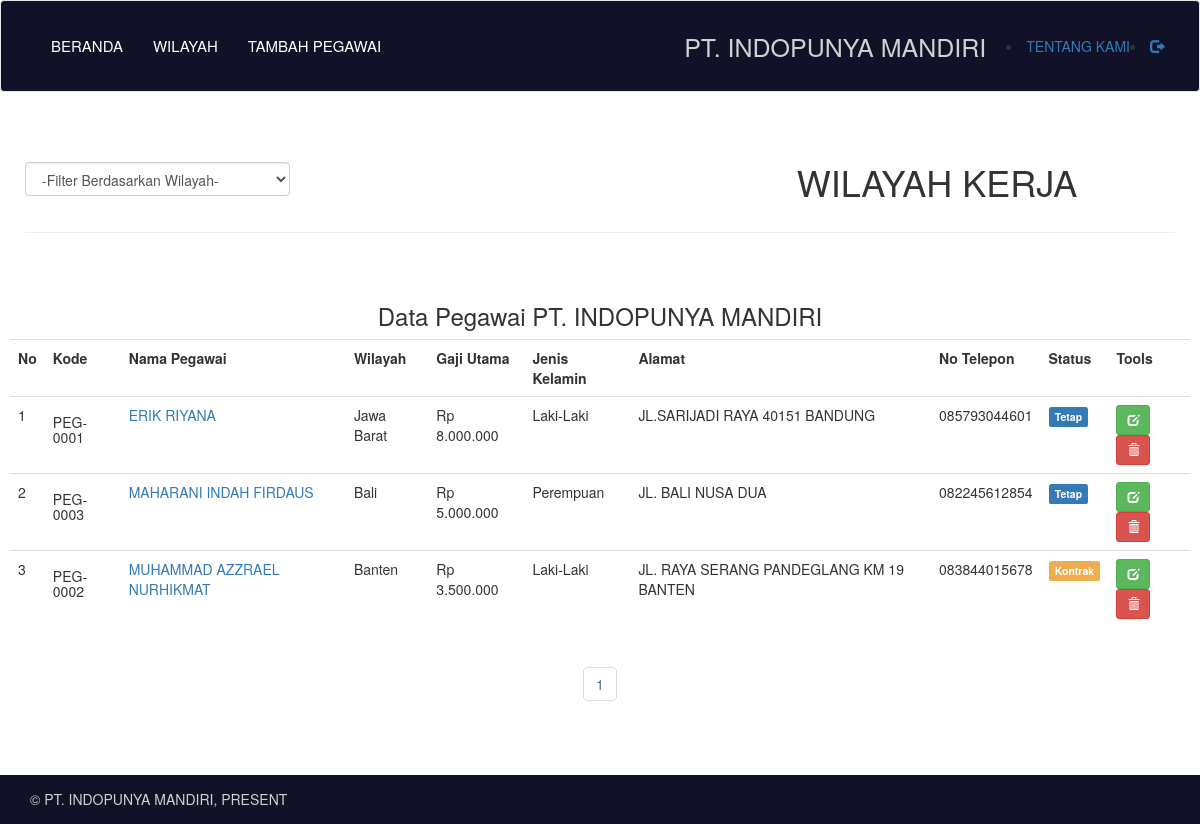
/admin_template/Wilayah.php, run on the app's committed database.
### tables this page shows
CREATE TABLE `data_karyawan` (
  `kode` varchar(10) NOT NULL,
  `nama` varchar(50) NOT NULL,
  `gambar` varchar(255) NOT NULL,
  `alamat` varchar(100) NOT NULL,
  `gaji` int(50) NOT NULL,
  `wilayah` varchar(100) NOT NULL,
  `sex` varchar(20) NOT NULL,
  `status` varchar(20) NOT NULL,
  `no_telp` varchar(20) NOT NULL
);

### admin_template/function/karyawan.php (called while the page is built, shortened)
<?php
function tampil_urut(){
	$query = "SELECT * FROM data_karyawan ORDER BY nama ASC";
	return result($query);
}
function result($query){
	global $link;
	if ($result = mysqli_query($link, $query) or die('gagal menampilkan data')) {
		return $result;
	}
}
 ?>

### admin_template/Wilayah.php (the view, shortened to what this page needs)
<?php
require_once "core/init.php";
require_once "view/header.php";
function rupiah($nilai, $pecahan = 0) {
    return number_format($nilai, $pecahan, ',', '.');
}
 ?>
    <div class="container-fluid" style="margin:50px 10px 50px 10px;">
        <div class="row">
            <div class="col-md-3">
                <form method="get">
                    <div class="form-group">
                        <br>
                        <select name="filter" onchange="form.submit()" class="form-control">
              <option value="0">-Filter Berdasarkan Wilayah-</option>
              <?php $filter = (isset($_GET['filter']) ? strtolower($_GET['filter']) : NULL);  ?>
           </select>
                    </div>
                </form>
            </div>
            <div class=" col-md-offset-8">
                <h1>WILAYAH KERJA</h1>
            </div>
        </div>
        <hr>
        <div class="row" style="margin-top:50px;">
            <h3 class="text-center">Data Pegawai PT. INDOPUNYA MANDIRI</h3>
        </div>
        <div class="row">
            <div class="table-responsive">
                <table class="table table-stripped table-hover">
                    <tr>
                        <th>No</th>
                        <th>Kode</th>
                        <th>Nama Pegawai</th>
                        <th>Wilayah</th>
                        <th>Gaji Utama</th>
                        <th>Jenis Kelamin</th>
                        <th>Alamat</th>
                        <th>No Telepon</th>
                        <th>Status</th>
                        <th>Tools</th>
                    </tr>
                    <?php
          if ($filter) {
            $sql = tampil_wilayah($filter);
          } else {
            $halaman = 10;
            $page = isset($_GET["halaman"]) ? (int)$_GET["halaman"] : 1;
            $mulai = ($page>1) ? ($page * $halaman) - $halaman : 0;
            $result = tampil_urut();
            $total = mysqli_num_rows($result);
            $pages = ceil($total/$halaman);
            $sql = mysqli_query($link,"SELECT * FROM data_karyawan ORDER BY nama ASC LIMIT $mulai, $halaman")or die(mysql_error);
          }
          $no = $mulai + 1;
          while ($row = mysqli_fetch_assoc($sql)) :?>
                        <tr>
                            <td>
                                <?= $no; ?>
                            </td>
                            <td>
                                <h5>
                                    <?= $row['kode']; ?>
                                </h5>
                            </td>
                            <td>
                                <a href="detail.php?kode=<?= $row['kode']; ?>">
                                    <?= $row['nama'];  ?>
                                </a>
                            </td>
                            <td>
                                <?= $row['wilayah']; ?>
                            </td>
                            <td>Rp
                                <?= rupiah($row['gaji']); ?>
                            </td>
                            <td>
                                <?= $row['sex']; ?>
                            </td>
                            <td>
                                <?= $row['alamat']; ?>
                            </td>
                            <td>
                                <?= $row['no_telp']; ?>
                            </td>
                            <td>
                                <?php
              if($row['status'] == 'Tetap'){
                echo '<span class="label label-primary">Tetap</span>';
              }
              else if ($row['status'] == 'Kontrak' ){
                echo '<span class="label label-warning">Kontrak</span>';
              }
               ?>
                            </td>
                            <td><a class="btn btn-success btn-sm" href="edit.php?kode=<?= $row['kode']; ?>"><span class="glyphicon glyphicon-edit" aria-hidden="true"></span></a>
                                <a class="btn btn-danger btn-sm" onclick="return confirm('Yakin akan menghapus data ini?')" href="hapus.php?kode=<?= $row['kode']; ?>"><span class="glyphicon glyphicon-trash" aria-hidden="true"></span></a>
                            </td>
                        </tr>
                        <?php
          $no++;
          endwhile; ?>
                </table>
            </div>
            <div class="text-center">
                <ul class="pagination">
                    <?php for ($i=1; $i<=$pages ; $i++){ ?>
                    <li>
                        <a href="?halaman=<?php echo $i; ?>">
                            <?php echo $i; ?>
                        </a>
                    </li>
                    <?php } ?>
                </ul>
            </div>
        </div>
    </div>
    <?php
 require_once "view/footer.php";
  ?>

### admin_template/view/header.php (shortened to what this page needs)
<!DOCTYPE html>
<html lang="en" dir="ltr">
<head>
    <link href="css/bootstrap.min.css" rel="stylesheet">
    <link type="text/css" rel="stylesheet" href="view/style.css">
</head>
<body>
    <nav class="navbar navbar-default">
        <div class="container-fluid">
            <div class="navbar-header navbar-right">
                <table>
                    <tr>
                        <td><a class="navbar-brand" href="#">PT. INDOPUNYA MANDIRI</a></td>
                        <td><li><a href="about.php">TENTANG KAMI</a></li></td>
                        <td><li><a href="logout.php" onclick="return confirm('Yakin akan keluar dari halaman web?')"><span class="glyphicon glyphicon-log-out" aria-hidden="true"></span></a></li></td>
                    </tr>
                </table>
            </div>
            <ul class="nav navbar-nav navbar-left">
                <li><a href="index.php">BERANDA</a></li>
                <li><a href="wilayah.php">WILAYAH</a></li>
                <li><a href="tambah.php">TAMBAH PEGAWAI</a></li>
            </ul>
        </div>
    </nav>
</body>
</html>

### admin_template/view/footer.php (shortened to what this page needs)
<!DOCTYPE html>
<html lang="en" dir="ltr">
  <head>
    <link href="css/bootstrap.min.css" rel="stylesheet">
    <link type="text/css" rel="stylesheet" href="view/style.css">
  </head>
  <body>
    <div class="footer-bottom">
    	<div class="container">
    		<div class="row">
    			<div class="col-xs-12 col-sm-6 col-md-6 col-lg-6">
    				<div class="copyright">
    					<h5 style="color: #D1D1D1;">© PT. INDOPUNYA MANDIRI, PRESENT </h5>
    				</div>
    			</div>
    		</div>
  	</div>
    </div>
  </body>
</html>

### admin_template/view/style.css (style rules this page uses)
.footer-bottom { background-color: #111128; min-height: 30px; width: 100%; }
.copyright { color: #6a8ecc; line-height: 30px; min-height: 30px; padding: 7px 0; }
.navbar-default { padding: 20px; background-color: #111128; width: 100%; }
.navbar-default .navbar-nav > li > a { color: white; font-size: 15px; }
.navbar-default .navbar-header .navbar-brand { color: #D1D1D1; font-size: 25px; margin-left: 5px; margin-right: 5px; }

### data on the page
data_karyawan: kode "PEG-0001", nama "ERIK RIYANA", wilayah "Jawa Barat", gaji "8.000.000", sex "Laki-Laki", alamat "JL.SARIJADI RAYA 40151 BANDUNG", no_telp "085793044601", status "Tetap"
data_karyawan: kode "PEG-0003", nama "MAHARANI INDAH FIRDAUS", wilayah "Bali", gaji "5.000.000", sex "Perempuan", alamat "JL. BALI NUSA DUA", no_telp "082245612854", status "Tetap"
data_karyawan: kode "PEG-0002", nama "MUHAMMAD AZZRAEL NURHIKMAT", wilayah "Banten", gaji "3.500.000", sex "Laki-Laki", alamat "JL. RAYA SERANG PANDEGLANG KM 19 BANTEN", no_telp "083844015678", status "Kontrak"
